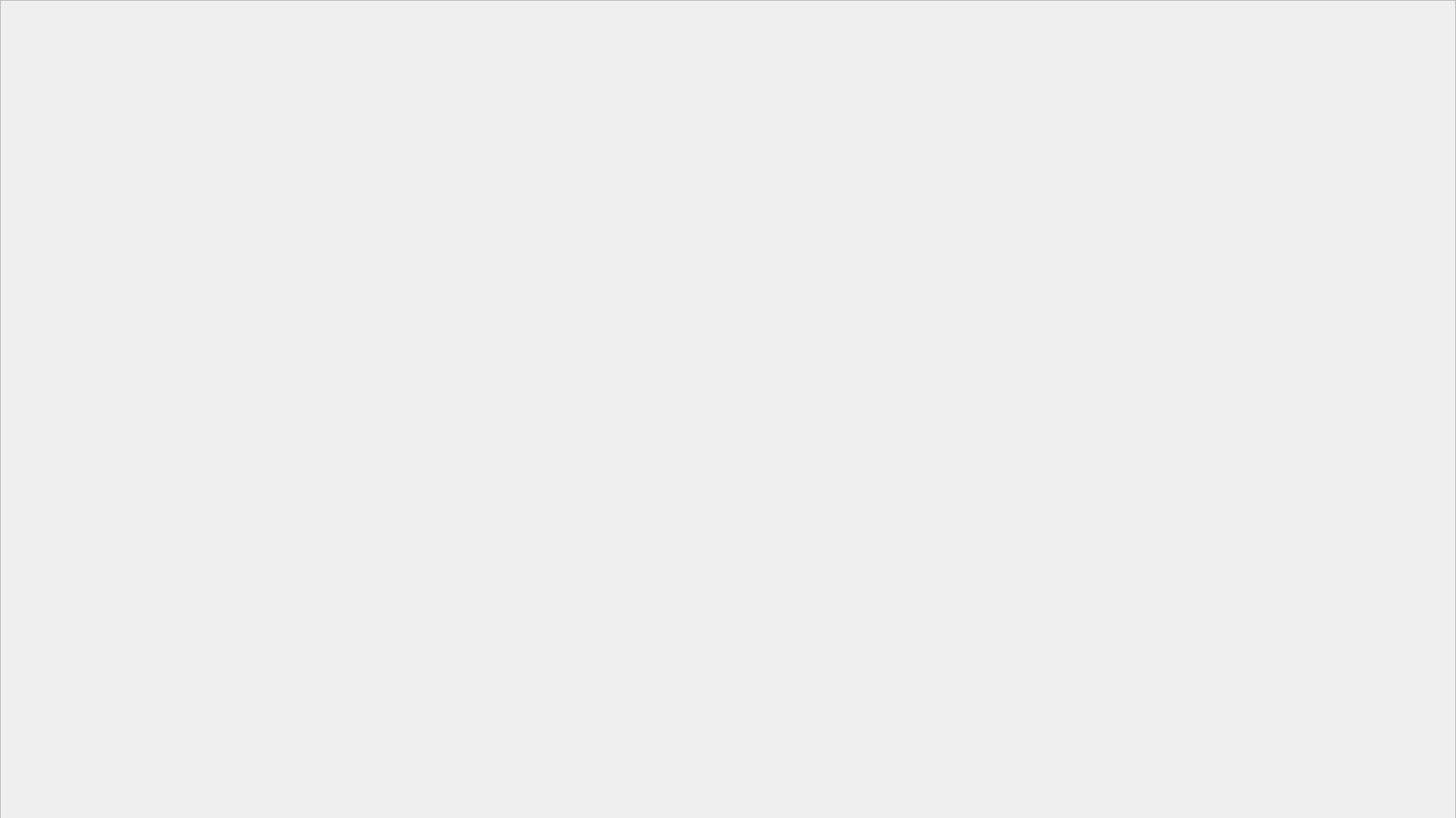
<?xml version="1.0" encoding="UTF-8"?>
<ui version="4.0">
 <class>MainWindow</class>
 <widget class="QMainWindow" name="MainWindow">
  <property name="geometry">
   <rect>
    <x>0</x>
    <y>0</y>
    <width>1920</width>
    <height>1079</height>
   </rect>
  </property>
  <property name="windowTitle">
   <string>MainWindow</string>
  </property>
  <property name="styleSheet">
   <string notr="true"/>
  </property>
  <widget class="QWidget" name="centralwidget">
   <widget class="QFrame" name="frame">
    <property name="geometry">
     <rect>
      <x>0</x>
      <y>0</y>
      <width>1920</width>
      <height>1080</height>
     </rect>
    </property>
    <property name="cursor">
     <cursorShape>IBeamCursor</cursorShape>
    </property>
    <property name="styleSheet">
     <string notr="true">border-image: url(:/Main/Background Leader Page.png);</string>
    </property>
    <property name="frameShape">
     <enum>QFrame::StyledPanel</enum>
    </property>
    <property name="frameShadow">
     <enum>QFrame::Raised</enum>
    </property>
   </widget>
   <widget class="QLabel" name="Donut">
    <property name="geometry">
     <rect>
      <x>0</x>
      <y>430</y>
      <width>544</width>
      <height>544</height>
     </rect>
    </property>
    <property name="styleSheet">
     <string notr="true">border-image: url(:/Main/submission_donut.png);</string>
    </property>
    <property name="text">
     <string/>
    </property>
   </widget>
   <widget class="QLabel" name="TopTen">
    <property name="geometry">
     <rect>
      <x>560</x>
      <y>100</y>
      <width>1300</width>
      <height>830</height>
     </rect>
    </property>
    <property name="styleSheet">
     <string notr="true">border-image: url(:/Main/top10_grades.png);</string>
    </property>
    <property name="text">
     <string/>
    </property>
   </widget>
  </widget>
 </widget>
 <resources>
  <include location="../Asset/Resource.qrc"/>
 </resources>
 <connections/>
</ui>
